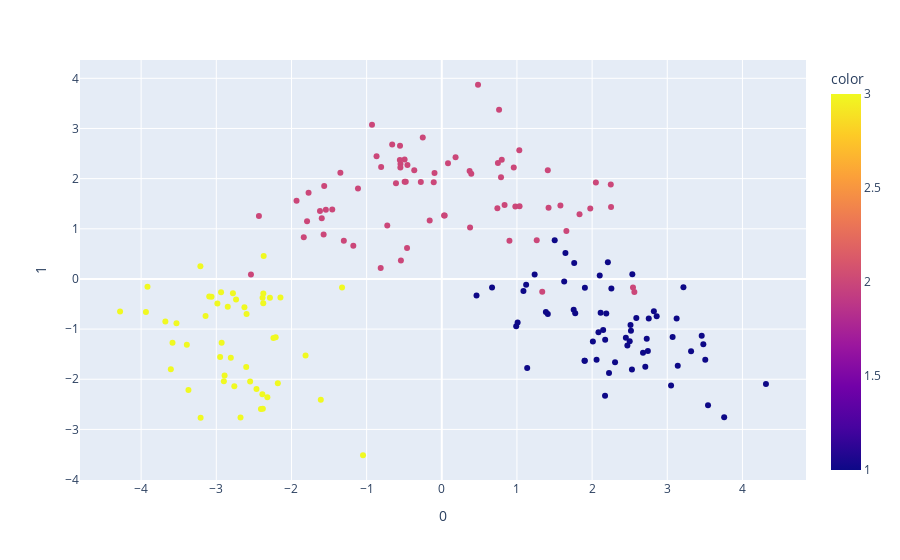

The notebook cell saved with this chart:
### Code cell
import plotly.express as px


pca = PCA(n_components=2)
components = pca.fit_transform(X)

fig = px.scatter(components, x=0, y=1, color=ds['Wine'])
fig.show()

### Figure 1 — Plotly figure (JSON) as saved in the notebook; plotly's stock layout.template omitted (floating-point values rounded to 4 significant figures; data arrays with more than 128 entries replaced by an {"elided": "..."} marker saying what was removed)
{"data": [{"hovertemplate": "0=%{x}<br>1=%{y}<br>color=%{marker.color}<extra></extra>", "legendgroup": "", "marker": {"color": {"elided": "178 int values"}, "coloraxis": "coloraxis", "symbol": "circle"}, "mode": "markers", "name": "", "orientation": "v", "showlegend": false, "type": "scatter", "x": {"elided": "178 float values"}, "xaxis": "x", "y": {"elided": "178 float values"}, "yaxis": "y"}], "layout": {"coloraxis": {"colorbar": {"title": {"text": "color"}}, "colorscale": [[0, "#0d0887"], [0.1111, "#46039f"], [0.2222, "#7201a8"], [0.3333, "#9c179e"], [0.4444, "#bd3786"], [0.5556, "#d8576b"], [0.6667, "#ed7953"], [0.7778, "#fb9f3a"], [0.8889, "#fdca26"], [1, "#f0f921"]]}, "legend": {"tracegroupgap": 0}, "margin": {"t": 60}, "xaxis": {"anchor": "y", "domain": [0, 1], "title": {"text": "0"}}, "yaxis": {"anchor": "x", "domain": [0, 1], "title": {"text": "1"}}}}
